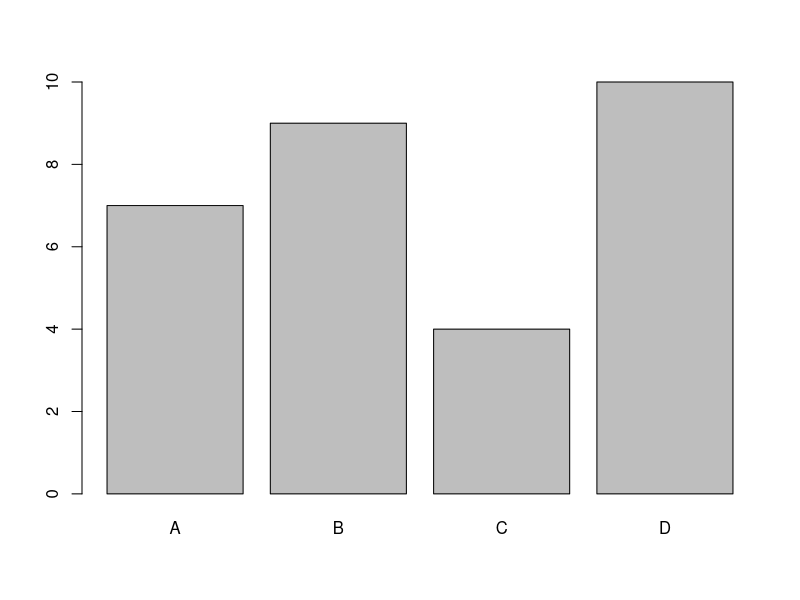
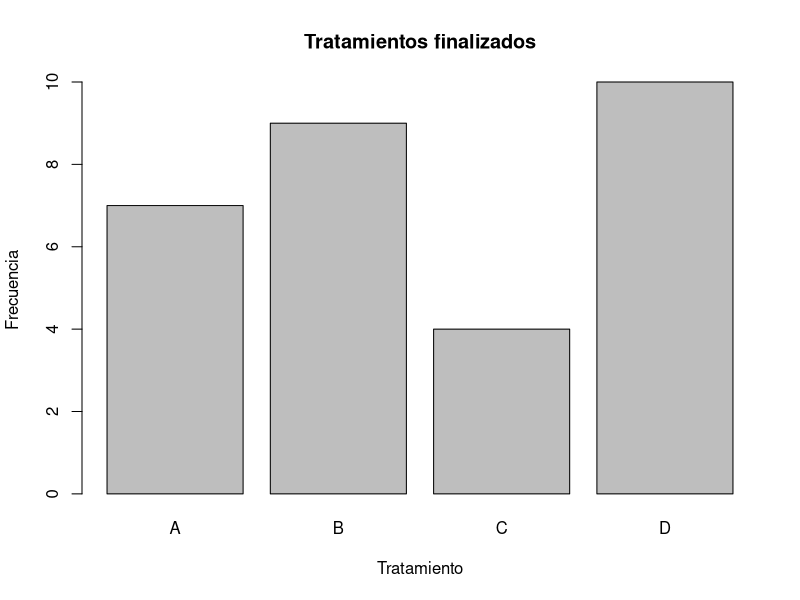
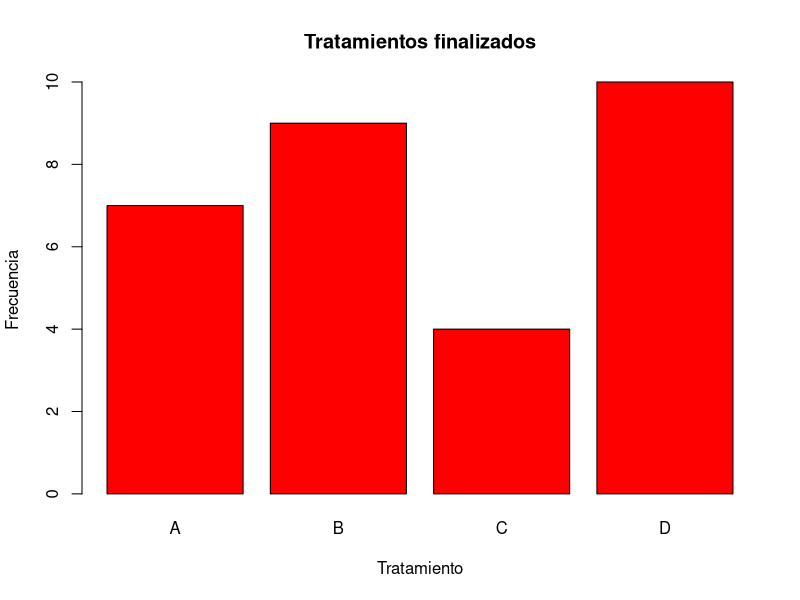
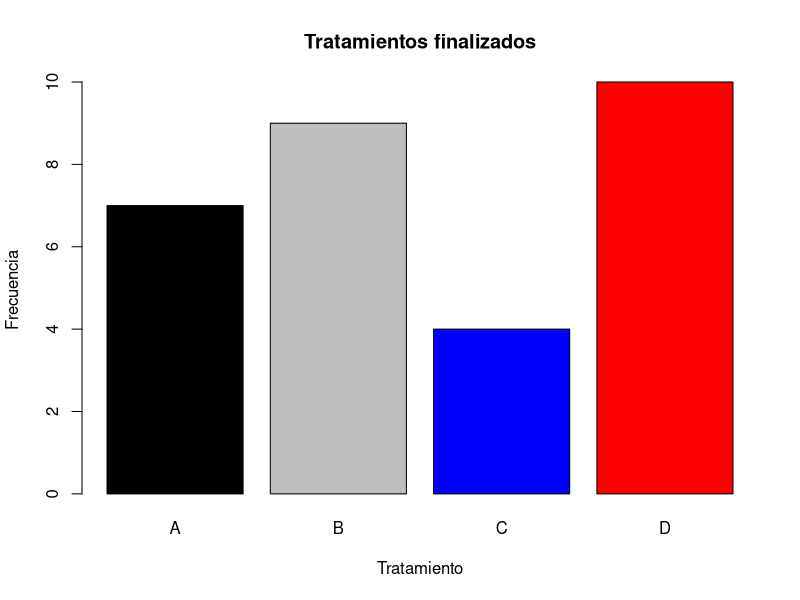
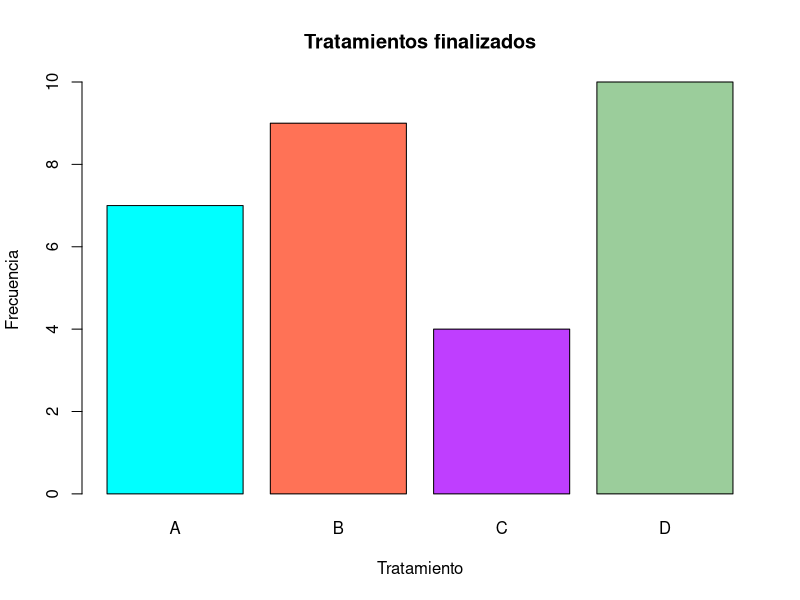
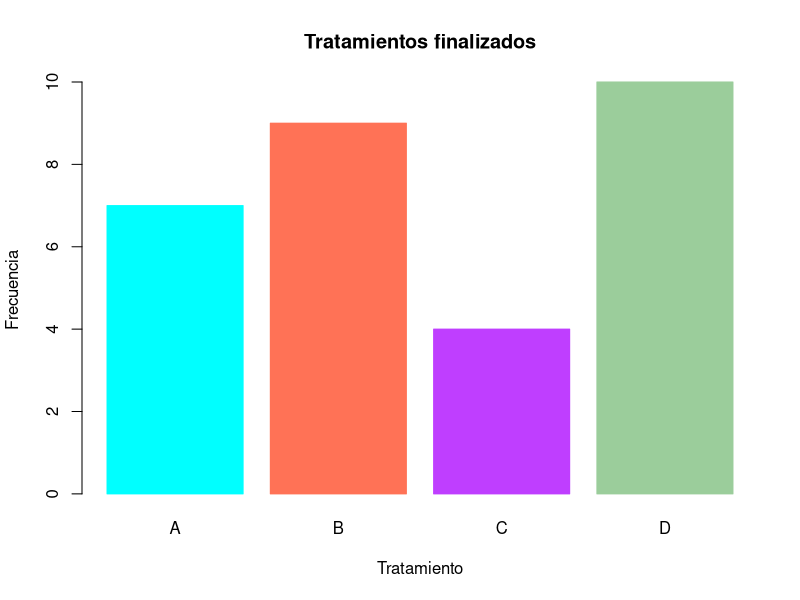
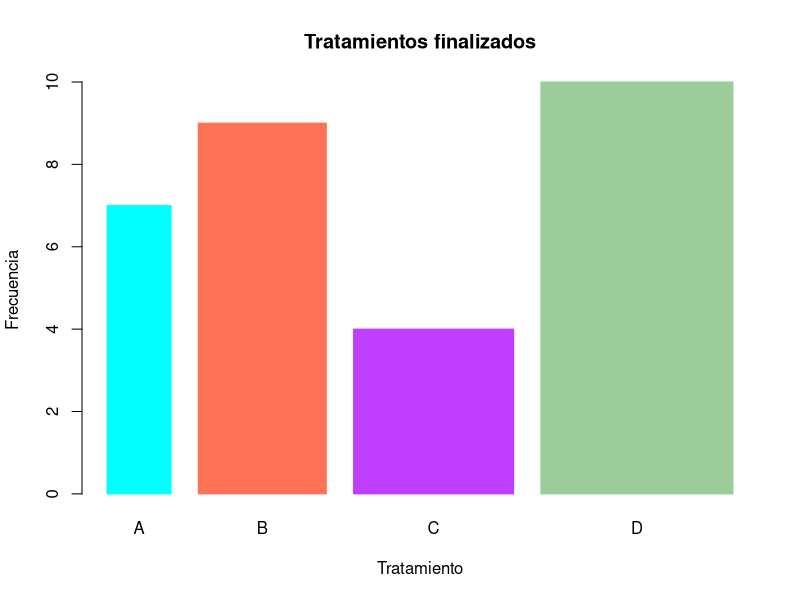
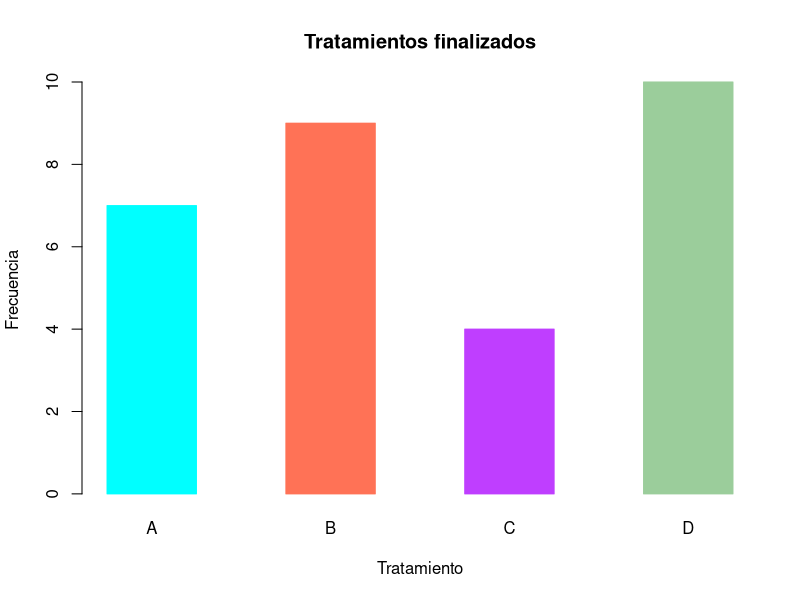

Reproduce these figures in R, in order.
## ---- chunk 1
knitr::opts_chunk$set(echo = TRUE)
## ---- chunk 2
tratamiento<-as.factor(sample(c("A","B", "C", "D"), size =30, replace = TRUE))    
frec.tratam<- table(tratamiento)
barplot(frec.tratam)

## ---- chunk 3

barplot(frec.tratam,
        xlab = "Tratamiento", #nombre al eje x
       ylab= "Frecuencia",#nombre del eje Y 
       main= "Tratamientos finalizados"# título del gráfico
       ) 
## ---- chunk 4

barplot(frec.tratam,
        xlab = "Tratamiento", #nombre al eje x
       ylab= "Frecuencia",#nombre del eje Y 
       main= "Tratamientos finalizados",# título del gráfico
       col= "red", #color de las barras
       ) 
## ---- chunk 5

barplot(frec.tratam,
        xlab = "Tratamiento", #nombre al eje x
       ylab= "Frecuencia",#nombre del eje Y 
       main= "Tratamientos finalizados",# título del gráfico
       col= c("black", "grey", "blue", "red")#color de las barras 
       ) 
## ---- chunk 6

barplot(frec.tratam,
        xlab = "Tratamiento", #nombre al eje x
       ylab= "Frecuencia",#nombre del eje Y 
       main= "Tratamientos finalizados",# título del gráfico
       col= c("cyan1", "coral1", "darkorchid1", "darkseagreen3")#color de las barras 
       ) 
## ---- chunk 7

barplot(frec.tratam,
        xlab = "Tratamiento", #nombre al eje x
       ylab= "Frecuencia",#nombre del eje Y 
       main= "Tratamientos finalizados",# título del gráfico
       col= c("cyan1", "coral1", "darkorchid1", "darkseagreen3"),#defino los bordes#color de las barras
        border=c("cyan1", "coral1", "darkorchid1", "darkseagreen3") #defino el color de los bordes
       ) 
## ---- chunk 8

barplot(frec.tratam,
        xlab = "Tratamiento", #nombre al eje x
       ylab= "Frecuencia",#nombre del eje Y 
       main= "Tratamientos finalizados",# título del gráfico
       col= c("cyan1", "coral1", "darkorchid1", "darkseagreen3"),#defino los bordes#color de las barras
        border=c("cyan1", "coral1", "darkorchid1", "darkseagreen3"), #defino el color de los bordes
       width= c(0.4,0.8,1,1.2)#cambio el ancho de las barras
        )
       
## ---- chunk 9

barplot(frec.tratam,
        xlab = "Tratamiento", #nombre al eje x
       ylab= "Frecuencia",#nombre del eje Y 
       main= "Tratamientos finalizados",# título del gráfico
       col= c("cyan1", "coral1", "darkorchid1", "darkseagreen3"),#defino los bordes#color de las barras
        border=c("cyan1", "coral1", "darkorchid1", "darkseagreen3"), #defino el color de los bordes
       space=(1)#cambio la separación entre barras
        )
       
## ---- chunk 10

barplot(frec.tratam,
        xlab = "Tratamiento", #nombre al eje x
       ylab= "Frecuencia",#nombre del eje Y 
       main= "Tratamientos finalizados",# título del gráfico
     density=c(18,14,10,14,18), #defino el entramado (cantidad de lineas)
        angle=c(0,45,90,11,36), #defino el angulo del entramado
        col="black" #color del entramado
        )
       
## ---- chunk 11
datos<- as.data.frame(tratamiento)
library(ggplot2)
ggplot(datos)+#defino el data set con el que voy a trabajar
  geom_bar(aes(x=tratamiento)) #defino al geometria del gráfico y los ejes
       
## ---- chunk 12
ggplot(datos)+#defino el data set con el que voy a trabajar
  geom_bar(aes(x=tratamiento))+ #defino al geometria del gráfico y los ejes
  xlab("Tratamientos")+#agrego el nombre del eje X
  ylab ("Frecuencia")+#agrego el nombre del eje Y
  ggtitle("Tratamientos finalizados")+#agrego el título
  scale_y_continuous(breaks = c(0,1,2,3, 4,5, 6,7,8,9,10))#establezco donde estan mis marcas del eje y
       
## ---- chunk 13
ggplot(datos)+#defino el data set con el que voy a trabajar
   geom_bar(aes(x=tratamiento))+ #defino al geometria del gráfico y los ejes
  xlab("Tratamientos")+#agrego el nombre del eje X
  ylab ("Frecuencia")+#agrego el nombre del eje Y
  ggtitle("Tratamientos finalizados")+   
  scale_y_continuous(breaks = c(0,1,2,3, 4,5, 6,7,8,9,10))+#establezco donde estan mis marcas del eje y#agrego el título
  theme_bw()#defino mi tema 
 
## ---- chunk 14
ggplot(datos)+#defino el data set con el que voy a trabajar
   geom_bar(aes(x=tratamiento), fill=c("black", "grey", "blue", "red"))+ #defino al geometria del gráfico y los ejes
  xlab("Tratamientos")+#agrego el nombre del eje X
  ylab ("Frecuencia")+#agrego el nombre del eje Y
  ggtitle("Tratamientos finalizados")+   
  scale_y_continuous(breaks = c(0,1,2,3, 4,5, 6,7,8,9,10))+#establezco donde estan mis marcas del eje y#agrego el título
  theme_bw()#defino mi tema 
 
